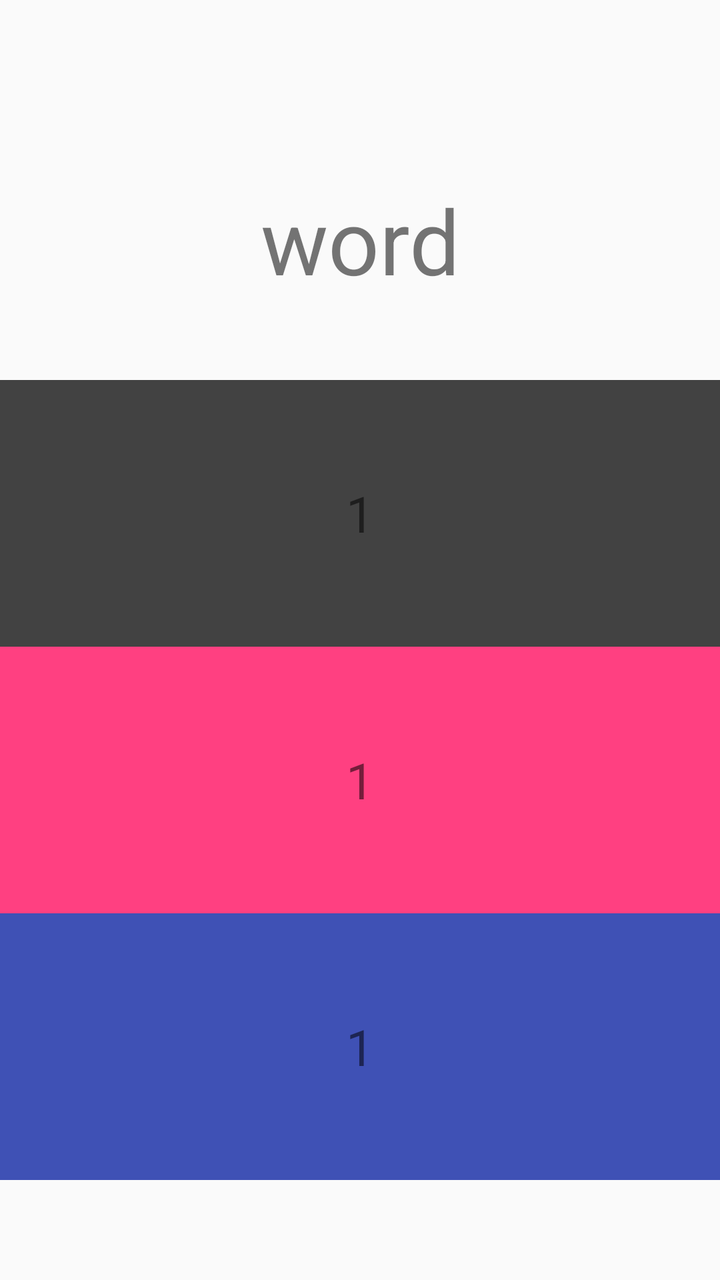
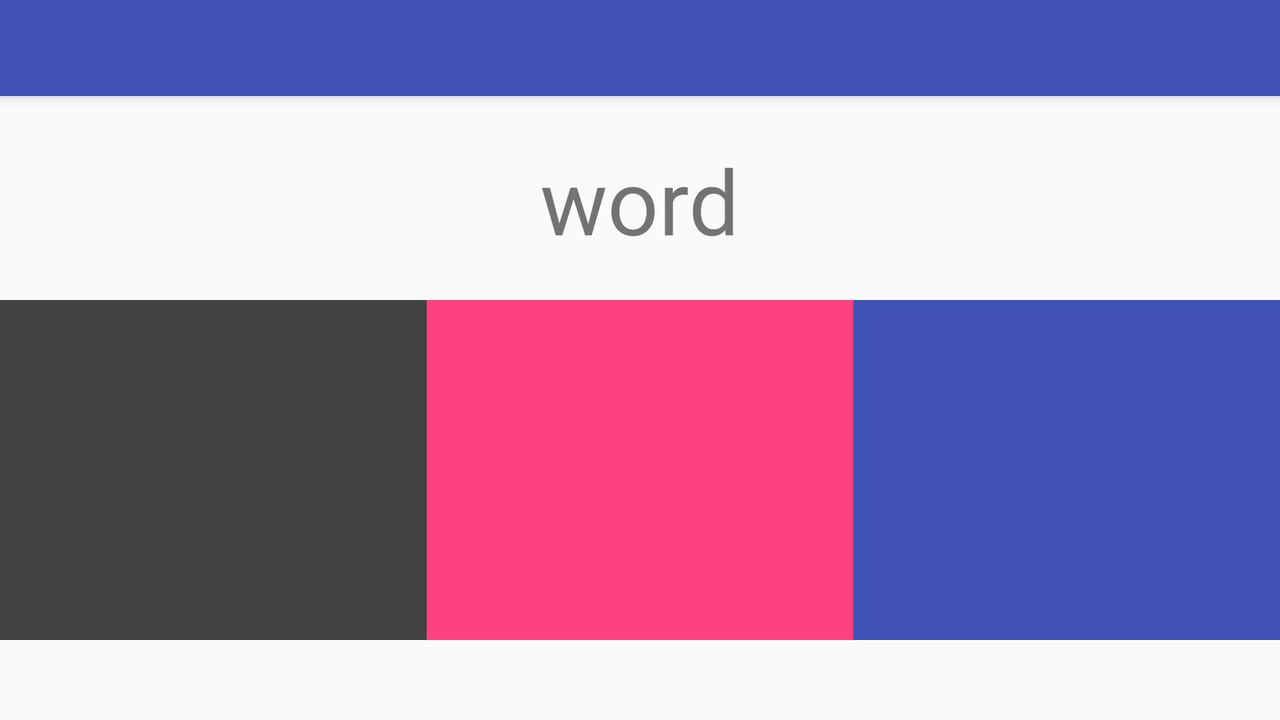

One screen, two layout resources from the same app: the default and the repository's alternative for another configuration. Each is rendered where Android would select it; the XML of both is given below.
<!-- AndroidManifest.xml: application theme AppTheme -->
<!-- res/layout/activity_repeat_words_fragment.xml -->
<RelativeLayout xmlns:android="http://schemas.android.com/apk/res/android"


    android:layout_width="match_parent"
    android:layout_height="match_parent"
>

    
    
    
    
    
    
    
    
    
    



            <LinearLayout


                android:layout_below="@+id/wordTextView"
                android:layout_marginBottom="50dp"
                android:orientation="vertical"
                android:weightSum="3"
                android:gravity="center"
                android:layout_width="match_parent"
                android:layout_height="match_parent">

                <TextView
                    android:text="1"
                    android:background="@color/cardview_dark_background"
                    android:layout_gravity="center"
                    android:gravity="center"
                    android:layout_centerHorizontal="true"
                    android:textSize="25sp"
                    android:clickable="true"
                    android:onClick="answer"
                    android:id="@+id/firstPosition"
                    android:layout_width="match_parent"
                    android:layout_weight="1"
                    android:layout_height="0dp" />

                <TextView
                    android:text="1"
                    android:gravity="center"
                    android:background="@color/colorAccent"
                    android:layout_gravity="center_vertical"
                android:layout_height="0dp"
                android:layout_weight="1"
                android:textSize="25sp"
                android:clickable="true"
                android:onClick="answer"
                android:id="@+id/secondPosition"
                android:layout_width="match_parent"
                 />

                <TextView
                    android:text="1"
                    android:background="@color/colorPrimary"
                    android:gravity="center"
                    android:layout_gravity="center_vertical"
                    android:layout_height="0dp"
                    android:textSize="25sp"
                    android:clickable="true"
                    android:onClick="answer"
                    android:id="@+id/thirdPosition"
                    android:layout_width="match_parent"
                    android:layout_weight="1" />
            </LinearLayout>
            




    <TextView
        android:layout_marginBottom="40dp"
        android:gravity="center"
        android:text="word"
        android:layout_marginTop="90dp"
        android:id="@+id/wordTextView"
        android:textSize="@dimen/word_text_size"
        android:layout_width="match_parent"
        android:layout_height="wrap_content"

        android:layout_alignParentStart="true" />


</RelativeLayout>
<!-- resources referenced by this layout -->
<resources>
  <color name="colorAccent">#FF4081</color>
  <color name="colorPrimary">#3F51B5</color>
  <dimen name="word_text_size">45sp</dimen>
  <style name="AppTheme" parent="Theme.AppCompat.Light.NoActionBar">
          
          <item name="colorPrimary">@color/colorPrimary</item>
          <item name="colorPrimaryDark">@color/colorPrimaryDark</item>
          <item name="colorAccent">@color/colorAccent</item>
      </style>
  <color name="colorPrimaryDark">#303F9F</color>
</resources>
<!-- res/layout-land/activity_repeat_words_fragment.xml (the repository's variant of the layout above) -->
<!-- drawn on the phone turned sideways -->
<RelativeLayout xmlns:android="http://schemas.android.com/apk/res/android"


    android:layout_width="match_parent"
    android:layout_height="match_parent"
>
    <include

        layout="@layout/toolbar"/>




            <LinearLayout


                android:layout_below="@+id/wordTextView"
                android:layout_marginBottom="40dp"
                android:orientation="horizontal"
                android:weightSum="3"

                android:layout_width="match_parent"
                android:layout_height="match_parent">

                <TextView
                    android:gravity="center"
                    android:background="@color/cardview_dark_background"
                    android:textSize="25sp"
                    android:clickable="true"
                    android:onClick="answer"
                    android:id="@+id/firstPosition"
                    android:layout_width="0dp"
                    android:layout_weight="1"
                    android:layout_height="match_parent" />

                <TextView
                    android:gravity="center"
                    android:background="@color/colorAccent"


                android:textSize="25sp"
                android:clickable="true"
                android:onClick="answer"
                android:id="@+id/secondPosition"
                    android:layout_width="0dp"
                    android:layout_weight="1"
                    android:layout_height="match_parent"
                 />

                <TextView

                    android:background="@color/colorPrimary"
                    android:gravity="center"
                    android:textSize="25sp"
                    android:clickable="true"
                    android:onClick="answer"
                    android:id="@+id/thirdPosition"

                    android:layout_width="0dp"
                    android:layout_weight="1"
                    android:layout_height="match_parent" />
            </LinearLayout>
            




    <TextView
        android:layout_marginBottom="20dp"
        android:layout_gravity="center_horizontal"

        android:layout_centerHorizontal="true"
        android:text="word"
        android:layout_marginTop="70dp"
        android:id="@+id/wordTextView"
        android:textSize="@dimen/word_text_size"

        android:layout_width="wrap_content"
        android:layout_height="wrap_content"

        />


</RelativeLayout>
<!-- res/layout/toolbar.xml (included above) -->
<?xml version="1.0" encoding="utf-8"?>
<android.support.v7.widget.Toolbar xmlns:android="http://schemas.android.com/apk/res/android"
    android:layout_width="match_parent"
    android:layout_height="wrap_content"
    xmlns:app="http://schemas.android.com/apk/res-auto"
    android:theme="@style/ThemeOverlay.AppCompat.ActionBar"
    app:popupTheme="@style/ThemeOverlay.AppCompat.Light"
    android:background="@color/colorPrimary"
    android:id="@+id/toolbar"
    android:elevation="4dp"
   >
</android.support.v7.widget.Toolbar>
